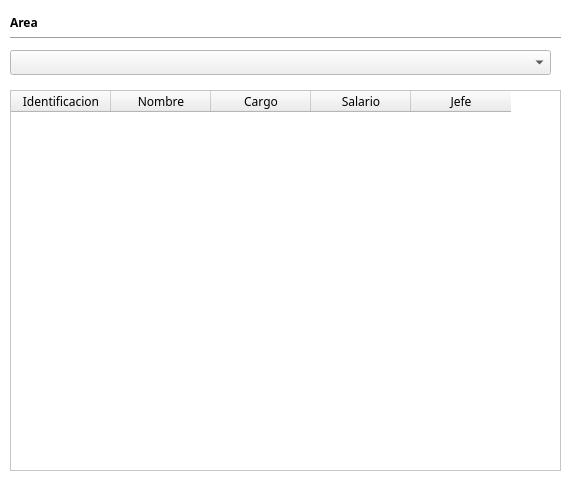
<?xml version="1.0" encoding="UTF-8"?>
<ui version="4.0">
 <class>widgetEmpleadosPorArea</class>
 <widget class="QWidget" name="widgetEmpleadosPorArea">
  <property name="geometry">
   <rect>
    <x>0</x>
    <y>0</y>
    <width>571</width>
    <height>481</height>
   </rect>
  </property>
  <property name="palette">
   <palette>
    <active>
     <colorrole role="Base">
      <brush brushstyle="SolidPattern">
       <color alpha="255">
        <red>255</red>
        <green>255</green>
        <blue>255</blue>
       </color>
      </brush>
     </colorrole>
     <colorrole role="Window">
      <brush brushstyle="SolidPattern">
       <color alpha="255">
        <red>255</red>
        <green>255</green>
        <blue>255</blue>
       </color>
      </brush>
     </colorrole>
    </active>
    <inactive>
     <colorrole role="Base">
      <brush brushstyle="SolidPattern">
       <color alpha="255">
        <red>255</red>
        <green>255</green>
        <blue>255</blue>
       </color>
      </brush>
     </colorrole>
     <colorrole role="Window">
      <brush brushstyle="SolidPattern">
       <color alpha="255">
        <red>255</red>
        <green>255</green>
        <blue>255</blue>
       </color>
      </brush>
     </colorrole>
    </inactive>
    <disabled>
     <colorrole role="Base">
      <brush brushstyle="SolidPattern">
       <color alpha="255">
        <red>255</red>
        <green>255</green>
        <blue>255</blue>
       </color>
      </brush>
     </colorrole>
     <colorrole role="Window">
      <brush brushstyle="SolidPattern">
       <color alpha="255">
        <red>255</red>
        <green>255</green>
        <blue>255</blue>
       </color>
      </brush>
     </colorrole>
    </disabled>
   </palette>
  </property>
  <property name="font">
   <font>
    <family>Ubuntu Condensed</family>
    <weight>75</weight>
    <bold>true</bold>
   </font>
  </property>
  <property name="cursor">
   <cursorShape>PointingHandCursor</cursorShape>
  </property>
  <property name="windowTitle">
   <string>Empleados Por Area</string>
  </property>
  <property name="autoFillBackground">
   <bool>true</bool>
  </property>
  <widget class="QTableWidget" name="tableWidgetEmpleados">
   <property name="geometry">
    <rect>
     <x>10</x>
     <y>90</y>
     <width>551</width>
     <height>381</height>
    </rect>
   </property>
   <property name="font">
    <font>
     <weight>50</weight>
     <bold>false</bold>
    </font>
   </property>
   <column>
    <property name="text">
     <string>Identificacion</string>
    </property>
   </column>
   <column>
    <property name="text">
     <string>Nombre</string>
    </property>
   </column>
   <column>
    <property name="text">
     <string>Cargo</string>
    </property>
   </column>
   <column>
    <property name="text">
     <string>Salario</string>
    </property>
   </column>
   <column>
    <property name="text">
     <string>Jefe</string>
    </property>
   </column>
  </widget>
  <widget class="QLabel" name="labelArea">
   <property name="geometry">
    <rect>
     <x>10</x>
     <y>10</y>
     <width>117</width>
     <height>25</height>
    </rect>
   </property>
   <property name="text">
    <string>Area</string>
   </property>
  </widget>
  <widget class="QComboBox" name="comboBox">
   <property name="geometry">
    <rect>
     <x>10</x>
     <y>50</y>
     <width>541</width>
     <height>25</height>
    </rect>
   </property>
  </widget>
  <widget class="Line" name="lineArea">
   <property name="geometry">
    <rect>
     <x>10</x>
     <y>30</y>
     <width>551</width>
     <height>16</height>
    </rect>
   </property>
   <property name="orientation">
    <enum>Qt::Horizontal</enum>
   </property>
  </widget>
 </widget>
 <resources/>
 <connections/>
</ui>
